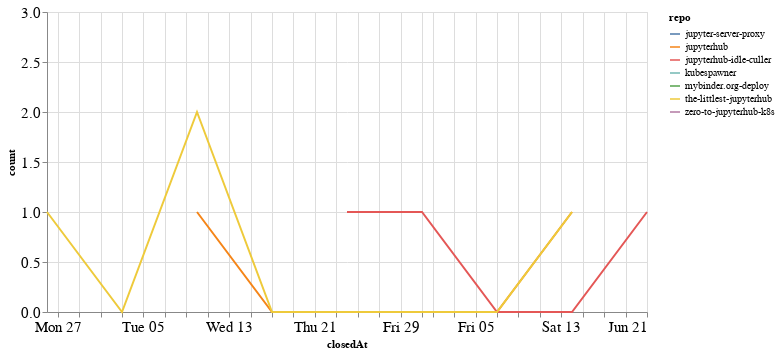

Notebook code for this chart:
### Code cell
closed_by_time = closed_by.groupby('repo').resample('W', on='closedAt').count()['author'].reset_index()
closed_by_time = closed_by_time.rename(columns={'author': 'count'})

alt.Chart(closed_by_time, width=600).mark_line().encode(
    x='closedAt',
    y='count',
    color='repo',
    tooltip="repo"
)

### Figure 1 — Vega-Lite specification as saved in the notebook (floating-point values rounded to 4 significant figures)
{"config": {"axisLeft": {"labelFontSize": 15}, "axisBottom": {"labelFontSize": 15}}, "data": {"name": "data-b7f0b1cfc6223dafe086006e051dcab6"}, "mark": "line", "encoding": {"color": {"type": "nominal", "field": "repo"}, "tooltip": {"type": "nominal", "field": "repo"}, "x": {"type": "temporal", "field": "closedAt"}, "y": {"type": "quantitative", "field": "count"}}, "width": 600, "$schema": "https://vega.github.io/schema/vega-lite/v4.8.1.json", "datasets": {"data-b7f0b1cfc6223dafe086006e051dcab6": [{"repo": "jupyter-server-proxy", "closedAt": "2020-04-26T00:00:00", "count": 3}, {"repo": "jupyterhub", "closedAt": "2020-05-10T00:00:00", "count": 1}, {"repo": "jupyterhub", "closedAt": "2020-05-17T00:00:00", "count": 0}, {"repo": "jupyterhub", "closedAt": "2020-05-24T00:00:00", "count": 0}, {"repo": "jupyterhub", "closedAt": "2020-05-31T00:00:00", "count": 0}, {"repo": "jupyterhub", "closedAt": "2020-06-07T00:00:00", "count": 0}, {"repo": "jupyterhub", "closedAt": "2020-06-14T00:00:00", "count": 1}, {"repo": "jupyterhub-idle-culler", "closedAt": "2020-05-24T00:00:00", "count": 1}, {"repo": "jupyterhub-idle-culler", "closedAt": "2020-05-31T00:00:00", "count": 1}, {"repo": "jupyterhub-idle-culler", "closedAt": "2020-06-07T00:00:00", "count": 0}, {"repo": "jupyterhub-idle-culler", "closedAt": "2020-06-14T00:00:00", "count": 0}, {"repo": "jupyterhub-idle-culler", "closedAt": "2020-06-21T00:00:00", "count": 1}, {"repo": "kubespawner", "closedAt": "2020-05-03T00:00:00", "count": 1}, {"repo": "mybinder.org-deploy", "closedAt": "2020-05-24T00:00:00", "count": 2}, {"repo": "the-littlest-jupyterhub", "closedAt": "2020-04-26T00:00:00", "count": 1}, {"repo": "the-littlest-jupyterhub", "closedAt": "2020-05-03T00:00:00", "count": 0}, {"repo": "the-littlest-jupyterhub", "closedAt": "2020-05-10T00:00:00", "count": 2}, {"repo": "the-littlest-jupyterhub", "closedAt": "2020-05-17T00:00:00", "count": 0}, {"repo": "the-littlest-jupyterhub", "closedAt": "2020-05-24T00:00:00", "count": 0}, {"repo": "the-littlest-jupyterhub", "closedAt": "2020-05-31T00:00:00", "count": 0}, {"repo": "the-littlest-jupyterhub", "closedAt": "2020-06-07T00:00:00", "count": 0}, {"repo": "the-littlest-jupyterhub", "closedAt": "2020-06-14T00:00:00", "count": 1}, {"repo": "zero-to-jupyterhub-k8s", "closedAt": "2020-05-03T00:00:00", "count": 1}]}}
